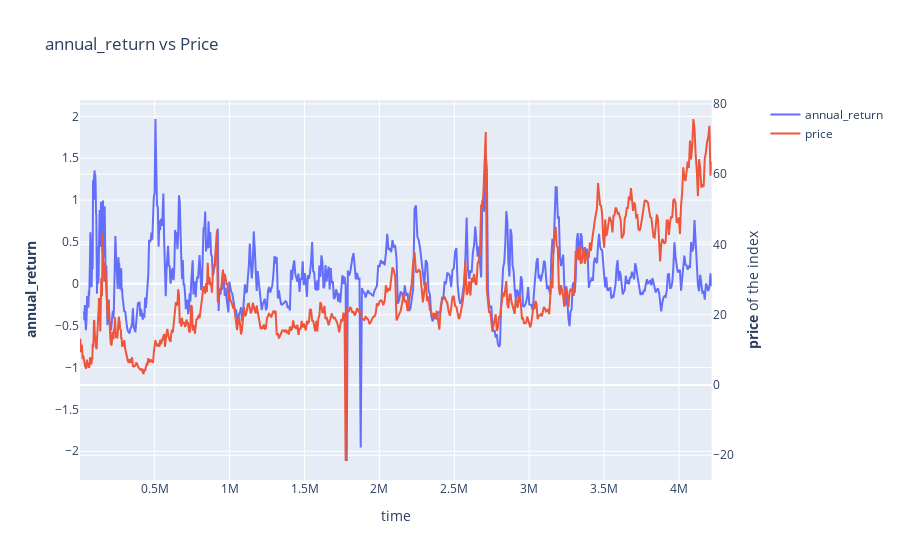

Here is the notebook cell this chart was saved with:
### Code cell
# Create figure with secondary y-axis
fig = make_subplots(specs=[[{"secondary_y": True}]])

# Add traces
fig.add_trace(
    go.Scatter(x=df[df.PERMNO == 31077].index,
               y=df[df.PERMNO == 31077]['annual_return'],
               name="annual_return"),
    secondary_y=False,
)

fig.add_trace(
    go.Scatter(x=df[df.PERMNO == 31077].index,
               y=df[df.PERMNO == 31077]['PRC'],
               name="price"),
    secondary_y=True,
)

# Add figure title
fig.update_layout(
    title_text="annual_return vs Price"
)

# Set x-axis title
fig.update_xaxes(title_text="time")

# Set y-axes titles
fig.update_yaxes(title_text="<b>annual_return</b>", secondary_y=False)
fig.update_yaxes(title_text="<b>price</b> of the index", secondary_y=True)

fig.show()

### Figure 1 — Plotly figure (JSON) as saved in the notebook; plotly's stock layout.template omitted (floating-point values rounded to 4 significant figures; data arrays with more than 128 entries replaced by an {"elided": "..."} marker saying what was removed)
{"data": [{"name": "annual_return", "type": "scatter", "x": {"elided": "690 int values"}, "xaxis": "x", "y": {"elided": "690 float values"}, "yaxis": "y"}, {"name": "price", "type": "scatter", "x": {"elided": "690 int values"}, "xaxis": "x", "y": {"elided": "690 float values"}, "yaxis": "y2"}], "layout": {"title": {"text": "annual_return vs Price"}, "xaxis": {"anchor": "y", "domain": [0, 0.94], "title": {"text": "time"}}, "yaxis": {"anchor": "x", "domain": [0, 1], "title": {"text": "<b>annual_return</b>"}}, "yaxis2": {"anchor": "x", "overlaying": "y", "side": "right", "title": {"text": "<b>price</b> of the index"}}}}
